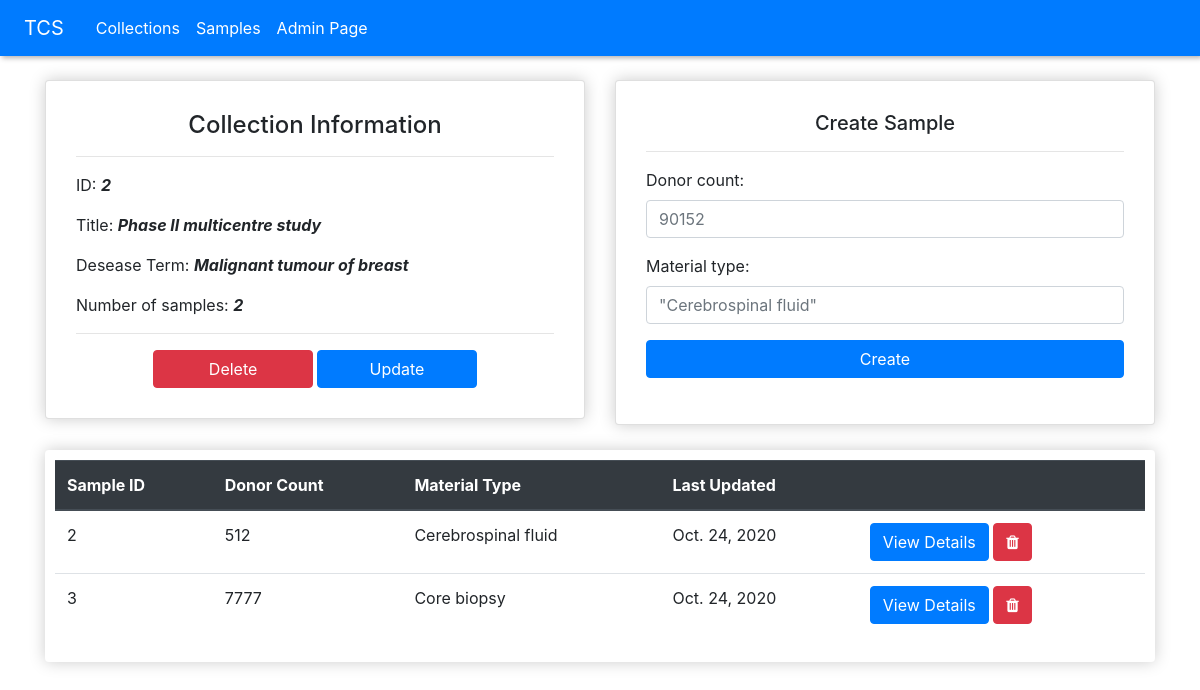
Screenshot of /collection/2/ with the database file from the repository.
### tissue_collection/models.py (models this page shows, shortened)
class Collection(models.Model):
    desease_term = models.CharField(max_length=250)
    title = models.CharField(max_length=250)

class Sample(models.Model):
    collection = models.ForeignKey(Collection, on_delete=models.CASCADE)
    donor_count = models.IntegerField()
    material_type = models.CharField(max_length=250)
    last_updated = models.DateField()

### tissue_collection/views.py (the view)
# urls.py: path('collection/<int:collection_id>/', views.collection, name='collection'),
def collection(request, collection_id):
    collection = get_object_or_404(Collection, id=collection_id)
    samples = collection.sample_set.all()
    sample_form = SampleForm()
    context = {'collection': collection, 'samples': samples, 'sample_form': sample_form,}
    return render(request, 'collection/collection.html', context)

### tissue_collection/forms.py
class SampleForm(forms.ModelForm):
    class Meta:
        model = Sample
        fields = ('donor_count','material_type')
        widgets = {
            'donor_count': forms.NumberInput(attrs={'class': 'form-control', 'placeholder': '90152', 'required': 'true', 'type': 'number', 'min':'0'}),
            'material_type': forms.TextInput(attrs={'class': 'form-control', 'placeholder': '"Cerebrospinal fluid"', 'required': 'true', 'type': 'text'})
        }

### tissue_collection/templates/collection/collection.html (shortened to what this page needs)
{% extends 'collection/base.html' %}
{% block content %}
<div class="row">
    <div class="col-lg-6">
        <div class="card" style="box-shadow:hsl(0, 0%, 80%) 0 0 16px; background-color: #fff; border-radius: 4px; padding: 10px;">
           <div class="card-body">
                <h4 class="card=title text-center">Collection Information</h4>
                <hr>
                <p class="card-text">ID: <b><i>{{ collection.id }}</i></b></p>
                <p class="card-text">Title: <b><i>{{ collection.title }}</i></b></p>
                <p class="card-text">Desease Term: <b><i>{{ collection.desease_term }}</i></b></p>
                <p class="card-text">Number of samples:   <b><i>{{ samples.count }}</i></b></p>
                <hr>
                <div class="text-center">
                    <a  class="btn btn-danger col-4" href="{% url 'delete_collection' collection_id=collection.id %}">Delete</a>
                    <a  class="btn btn-primary col-4" href="{% url 'update_collection' collection_id=collection.id %}">Update</a>
                </div>
           </div>
        </div>
    </div>
    <div class="col-lg-6">
        <div class="card"
            style="box-shadow:hsl(0, 0%, 80%) 0 0 16px; background-color: #fff; border-radius: 4px; padding: 10px;">
            <div class="card-body">
                <h5 class="cart-tttle text-center">Create Sample</h5>
                <hr>
                <div class="form-group">
                    <form action="{% url 'create_sample' collection_id=collection.id %}" method="POST">
                        {{ sample_form.as_p }}
                        <div style="text-align: center;">
                            <button type="submit" class="btn btn-primary col-12">Create</button>
                        </div </form>
                </div>
            </div>
        </div>
    </div>
</div>
<div class="row" style="margin-top: 25px;">
    <div class="col-lg-12">
        <div style="box-shadow:hsl(0, 0%, 80%) 0 0 16px; background-color: #fff; border-radius: 4px; padding: 10px;">
            {% if samples %}
            <table class="table table-hover">
                <thead class="thead-dark">
                    <tr>
                        <th>Sample ID</th>
                        <th>Donor Count</th>
                        <th>Material Type</th>
                        <th>Last Updated</th>
                        <th></th>
                    </tr>
                </thead>
                <tbody>
                    <tr>
                        {% for sample in samples %}
                        <td>{{ sample.id }}</td>
                        <td>{{ sample.donor_count }}</td>
                        <td>{{ sample.material_type }}</td>
                        <td>{{ sample.last_updated }}</td>
                        <td>
                            <a class="btn btn-primary" href="{% url 'sample' sample_id=sample.id %}">View Details</a>
                            <a class="btn btn-danger" href="{% url 'delete_sample' sample_id=sample.id %}"><i class="fa fa-trash"></i></a>
                        </td>
                    </tr>
                    {% endfor %}
                </tbody>
            </table>
            {% else %}
                <h5 class="text-center">This collection has not samples yet.</h5>
            {% endif %}
        </div>
    </div>
</div>
{% endblock content %}

### tissue_collection/templates/collection/base.html (shortened to what this page needs)
<!DOCTYPE html>
{% load static %}
<html lang="en">
<head>
    <link rel="stylesheet" href="https://stackpath.bootstrapcdn.com/bootstrap/4.5.2/css/bootstrap.min.css"
>
    <link href="https://stackpath.bootstrapcdn.com/font-awesome/4.7.0/css/font-awesome.min.css" rel="stylesheet"
>
</head>
<body>
    <nav class="navbar navbar-expand-sm navbar-dark bg-primary" style="box-shadow: 2px 2px 5px #b3b1b1">
        <div class="collapse navbar-collapse">
            <ul class="navbar-nav mr-auto mt-2 mt-lg-0">
                <li class="nav-item active"><a class="navbar-brand nav-link" href="{% url 'index' %}">TCS</a>
                </li>
                <li class="nav-item active"><a class="nav-link" href="{% url 'index' %}">Collections</a></li>
                <li class="nav-item active"><a class="navbar-item nav-link" href="{% url 'samples'%}">Samples</a></li>
                <li class="nav-item active"><a class="nav-item nav-link" href="{% url 'admin:index' %}">Admin Page</a></li>
            </ul>
        </div>
    </nav>
    <br>
    <div class="container">
        {% block content %}
        {% endblock content %}
    </div>
</body>
</html>

### rows the page displays
Collection: id "2", title "Phase II multicentre study", desease_term "Malignant tumour of breast", count "2"
Sample: id "2", donor_count "512", material_type "Cerebrospinal fluid", last_updated "Oct. 24, 2020"
Sample: id "3", donor_count "7777", material_type "Core biopsy", last_updated "Oct. 24, 2020"
